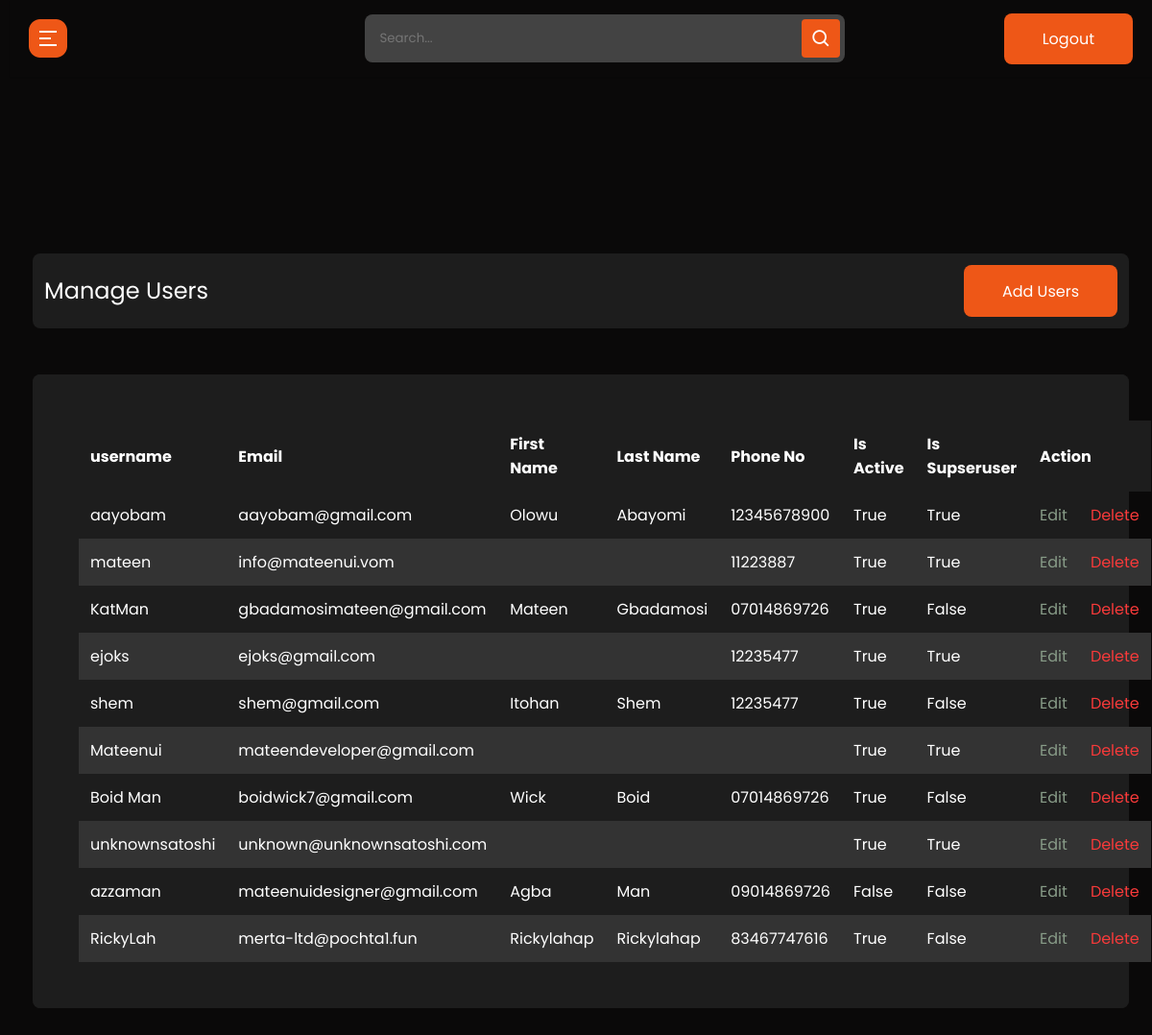
The app's page /admin-user-list/ (signed in) with its own data.
### userprolog/models.py (models this page shows, shortened)
class User(AbstractBaseUser, PermissionsMixin):
    id = models.UUIDField(primary_key=True, default=uuid.uuid4, editable=False, unique=True)
    username = models.CharField(max_length=200, unique=True, blank=True)
    email = models.EmailField(max_length=200, unique=True, blank=False)
    first_name = models.CharField(max_length=200, blank=True)
    last_name = models.CharField(max_length=200, blank=True)
    phone_no = models.CharField(max_length=11,validators=[MaxLengthValidator(11)])
    profile_picture = models.ImageField(null=True, blank=True, default="default_user_image.jpeg", upload_to="profile_image/",)
    is_active = models.BooleanField(default=False)
    is_staff = models.BooleanField(default=False)
    is_superuser = models.BooleanField(default=False)
    date_joined = models.DateTimeField(auto_now_add=True)
    created = models.DateTimeField(auto_now_add=True)
    updated = models.DateTimeField(auto_now=True)
    objects = UserManager()
    EMAIL_FIELD = 'email'
    USERNAME_FIELD = 'username'
    REQUIRED_FIELDS = ['email',]

### cms/decorators.py (the view)
        def wrapper_func(request, *args, **kwargs):
            group = None
            if request.user.groups.exists():
                group = request.user.groups.all()[0].name
            if group in allowed_roles:
                return view_func(request, *args, **kwargs)
            else:
                return redirect("unauthorized-page")

### cms/views.py (called while the page is built)
@login_required(login_url='admin-login')
@allowed_user(allowed_roles=['admin'])
@admin_only
def admin_user_list(request):
    template_name = "cms/admin-user/index.html"
    users = User.objects.all()
    context = {"users":users}
    return render(request, template_name, context)

### cms/templates/cms/admin-user/index.html
{% extends 'admin_base.html' %}
{% load static %}
{% block content %}
  <section class="panel-section" style=margin-top:-700px>
    <div class="panel-content">
      <div class="page-wrapper admin-wrapper">
        <section class="alt-nav">
            <h4>Manage Users</h4>
            <a href="{% url 'admin-create-user' %}" class="btn">Add Users</a>
        </section>
        <div class="content-container">
          <section class="trade-table">
              <table>
                <thead>
                  <tr>
                    <th scope="col">username</th>
                    <th scope="col">Email</th>
                    <th scope="col">First Name</th>
                    <th scope="col">Last Name</th>
                    <th scope="col">Phone No</th>
                    <th scope="col">Is Active</th>
                    <th scope="col">Is Supseruser</th>
                    <th scope="col" colspan="2">Action</th>
                  </tr>
                </thead>
                <tbody>
                  {% for user in users %}
                    <tr>
                      <td data-label="Username">{{ user.username }}</td>
                      <td data-label="Email">{{ user.email }}</td>
                      <td data-label="First Name">{{ user.first_name|title }}</td>
                      <td data-label="Last Name">{{ user.last_name|title }}</td>
                      <td data-label="Phone No">{{ user.phone_no}}</td>
                      <td data-label="Is Active">{{ user.is_active}}</td>
                      <td data-label="Is Supseruser">{{ user.is_superuser }}</td>
                      <td data-label="Action"><a href="{% url 'admin-update-user' user.id %}" class="edit">Edit</a></td>
                      <td data-label="Action"><a href="{% url 'admin-delete-user' user.id %}" class="delete">Delete</a></td>
                    </tr>
                  {% endfor %}
                </tbody>
              </table>
          </section>
        </div>
      </div>
    </div>
  </section>
{% endblock content %}

### static/css/style.css (style rules this page uses)
html { scroll-behavior: smooth; }
* { margin: 0; padding: 0; -webkit-box-sizing: border-box; box-sizing: border-box; }
body { font-family: "Poppins", sans-serif; background-color: #0a0909; color: #fff; max-width: 1440px; margin: auto; }
.page-wrapper { padding: 0 24px; }
h4 { font-size: clamp(20px, 3vw, 24px); }
h2, h4, h5 { line-height: 1.2; }
a { text-decoration: none; color: #fff; }
.btn { padding: 15px 40px; border: 0px; border-radius: 8px; background-color: #ee5717; font-family: "Poppins", sans-serif; -webkit-transition: 0.3s; transition: 0.3s; height: 54px; width: auto; }
a.btn { text-decoration: none; color: #fff; }
.trade-table { width: 90%; background-color: #1d1d1d; margin: auto; margin-top: 48px; border-radius: 8px; padding: 48px; }
.trade-table table { border-collapse: collapse; width: 100%; }
.trade-table table thead { font-weight: 500; }
.trade-table table td, .trade-table table th { text-align: left; padding: 12px; }
.trade-table table th { background-color: #1d1d1d; }
.trade-table table tr:nth-child(even) { background-color: #333333; border-radius: 8px; }
section.alt-nav { margin-top: 60px; }

### static/css/admin.css (style rules this page uses)
* { font-family: "Poppins", sans-serif; }
.edit { color: #889c88; -webkit-transition: 0.3s; transition: 0.3s; }
.delete { color: #F83A3A; -webkit-transition: 0.3s; transition: 0.3s; }
.alt-nav { width: 100%; display: -webkit-box; display: -ms-flexbox; display: flex; -webkit-box-pack: justify; -ms-flex-pack: justify; justify-content: space-between; -webkit-box-align: center; -ms-flex-align: center; align-items: center; padding: 12px; background-color: #1D1D1D; border-radius: 8px; margin-top: 24px; }
.alt-nav h4 { font-weight: 400; }
.trade-table { width: 100%; }
.trade-table thead { font-weight: normal; }
.trade-table tbody { font-weight: 400; }
.content-container { background-color: #1D1D1D; margin: 48px 0; border-radius: 8px; }

### static/css/sidebar.css (style rules this page uses)
.panel-section { position: relative; min-height: 100vh; width: calc(100% - 240px); left: 240px; transition: all 0.5s ease; }
.panel-section .panel-content { position: relative; padding-top: 104px; }
@media (max-width: 1240px) { .panel-section { width: calc(100% - 10px); left: 10px; } }

### records on screen
User: username "aayobam", email "aayobam@gmail.com", first_name "Olowu", last_name "Abayomi", phone_no "12345678900", is_active "True", is_superuser "True"
User: username "mateen", email "info@mateenui.vom", phone_no "11223887", is_active "True", is_superuser "True"
User: username "KatMan", email "gbadamosimateen@gmail.com", first_name "Mateen", last_name "Gbadamosi", phone_no "07014869726", is_active "True", is_superuser "False"
User: username "ejoks", email "ejoks@gmail.com", phone_no "12235477", is_active "True", is_superuser "True"
User: username "shem", email "shem@gmail.com", first_name "Itohan", last_name "Shem", phone_no "12235477", is_active "True", is_superuser "False"
User: username "Mateenui", email "mateendeveloper@gmail.com", is_active "True", is_superuser "True"
User: username "Boid Man", email "boidwick7@gmail.com", first_name "Wick", last_name "Boid", phone_no "07014869726", is_active "True", is_superuser "False"
User: username "unknownsatoshi", email "unknown@unknownsatoshi.com", is_active "True", is_superuser "True"
User: username "azzaman", email "mateenuidesigner@gmail.com", first_name "Agba", last_name "Man", phone_no "09014869726", is_active "False", is_superuser "False"
User: username "RickyLah", email "merta-ltd@pochta1.fun", first_name "Rickylahap", last_name "Rickylahap", phone_no "83467747616", is_active "True", is_superuser "False"
